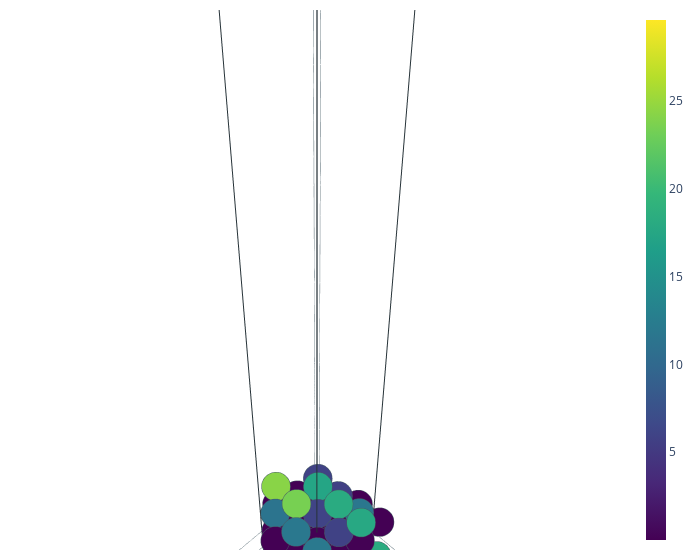

The notebook cell saved with this chart:
### Code cell
plot_by_property(sys, sys.atoms.centrosymmetry, )
